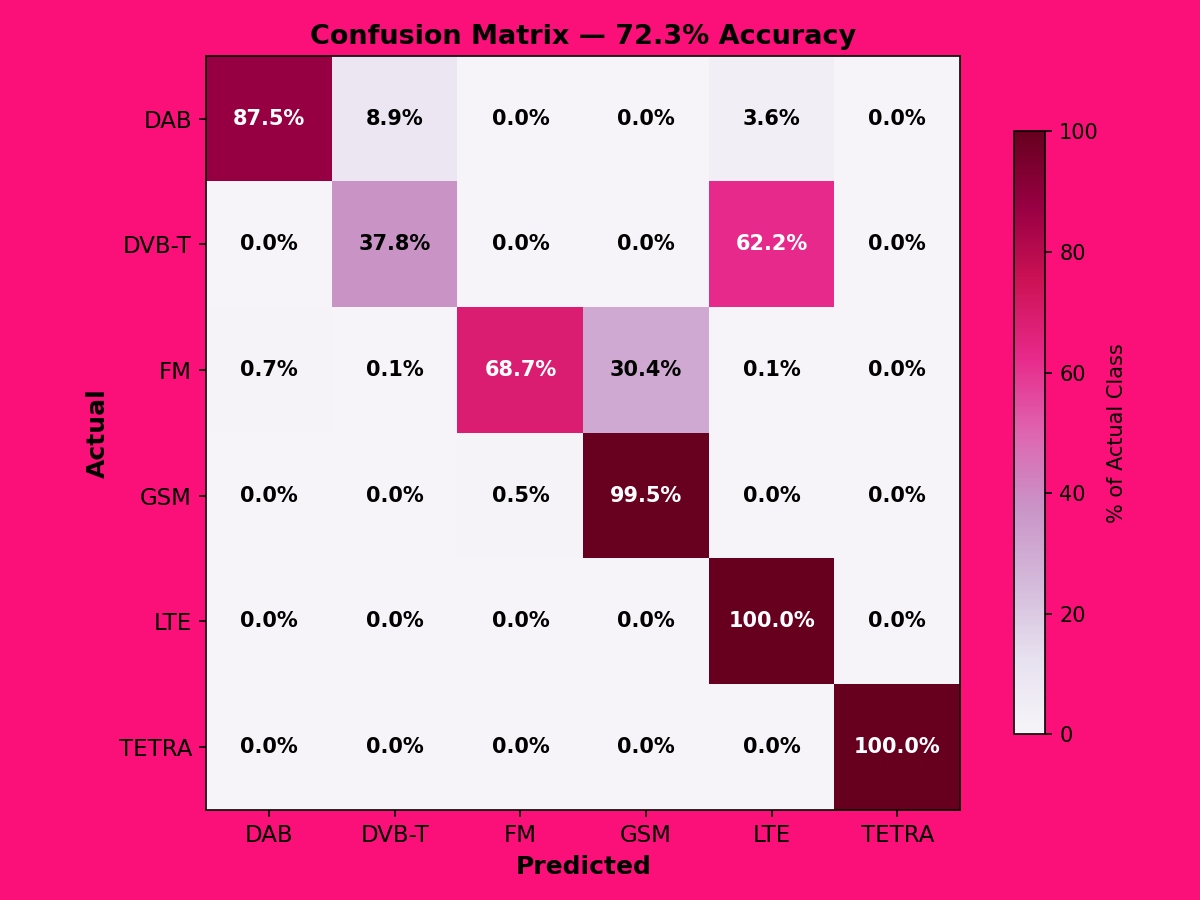

The Python source for this figure:
import numpy as np
import matplotlib.pyplot as plt
import matplotlib
matplotlib.use('Agg')

# Confusion matrix data (rows=actual, columns=predicted)
labels = ['DAB', 'DVB-T', 'FM', 'GSM', 'LTE', 'TETRA']
cm = np.array([
    [49,  5,   0,   0,  2,  0],   # DAB
    [ 0, 17,   0,   0, 28,  0],   # DVB-T
    [ 5,  1, 493, 218,  1,  0],   # FM
    [ 0,  0,   1, 188,  0,  0],   # GSM
    [ 0,  0,   0,   0,  3,  0],   # LTE
    [ 0,  0,   0,   0,  0,  2],   # TETRA
], dtype=float)

# Convert to percentages (row-normalized)
row_sums = cm.sum(axis=1, keepdims=True)
cm_pct = (cm / row_sums) * 100

# Plot
fig, ax = plt.subplots(figsize=(8, 6))
im = ax.imshow(cm_pct, cmap='PuRd', vmin=0, vmax=100)

ax.set_xticks(range(len(labels)))
ax.set_yticks(range(len(labels)))
ax.set_xticklabels(labels, fontsize=11)
ax.set_yticklabels(labels, fontsize=11)
ax.set_xlabel('Predicted', fontsize=12, fontweight='bold')
ax.set_ylabel('Actual', fontsize=12, fontweight='bold')
ax.set_title('Confusion Matrix — 72.3% Accuracy', fontsize=13, fontweight='bold')

# Add text annotations
for i in range(len(labels)):
    for j in range(len(labels)):
        val = cm_pct[i, j]
        color = 'white' if val > 50 else 'black'
        ax.text(j, i, f'{val:.1f}%', ha='center', va='center',
                fontsize=10, color=color, fontweight='bold')

cbar = plt.colorbar(im, ax=ax, shrink=0.8)
cbar.set_label('% of Actual Class', fontsize=10)

plt.tight_layout()
plt.savefig('/home/jovyan/work/project/confusion_matrix_72.png', dpi=150, facecolor='#fb0f78')
print('Saved: confusion_matrix_72.png')
